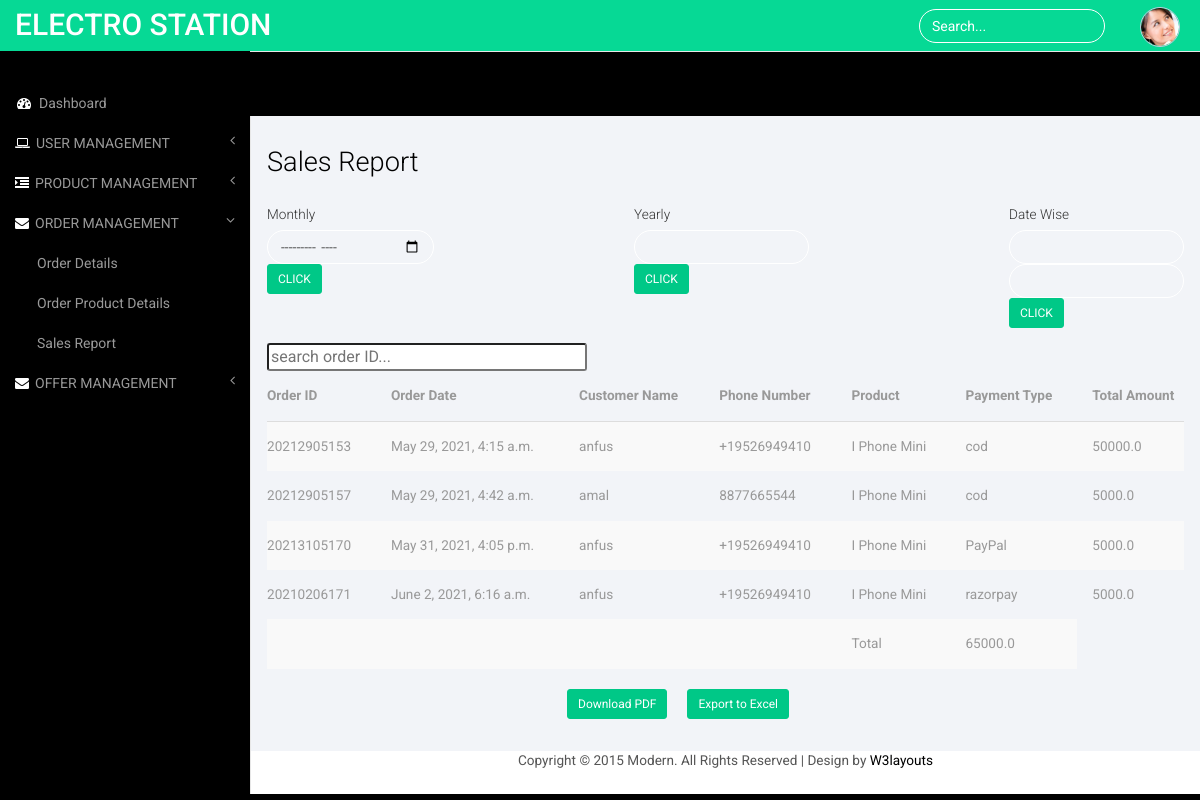
/orders/salesreport, run on the app's committed database.
### orders/models.py (models this page shows, shortened)
class OrderProduct(models.Model):
    order=models.ForeignKey(Order,on_delete=models.CASCADE)
    payment=models.ForeignKey(Payment,on_delete=models.SET_NULL,blank=True,null=True)
    user=models.ForeignKey(UserData,on_delete=models.CASCADE)
    product=models.ForeignKey(Product,on_delete=models.CASCADE)
    variations = models.ManyToManyField(Variation, blank=True)
    quantity=models.IntegerField()
    product_price=models.FloatField()
    ordered = models.BooleanField(default=False)
    created_at=models.DateTimeField(auto_now_add=True)
    updated_at=models.DateTimeField(auto_now_add=True)
    user_cancel=models.CharField(default=False,max_length=20,null=True)
    status=models.CharField(default='Pending',null=True,max_length=20)

class Order(models.Model):
    STATUS=(
        ('New','New'),
        ('Accepted','Accepted'),
        ('Completed','Completed'),
        ('Cancelled','Cancelled'),
    )
    user= models.ForeignKey(UserData,on_delete=models.SET_NULL,null=True)
    payment=models.ForeignKey(Payment,on_delete=models.SET_NULL,blank=True,null=True)
    order_number=models.CharField(max_length=20)
    first_name=models.CharField(max_length=50)
    last_name=models.CharField(max_length=50)
    phone =models.CharField(max_length=15)
    email=models.EmailField(max_length=50)
    address_line_1=models.CharField(max_length=50)
    address_line_2=models.CharField(max_length=50,blank=True)
    country=models.CharField(max_length=50)
    state=models.CharField(max_length=50)
    city=models.CharField(max_length=50)
    order_note=models.CharField(max_length=100,blank=True)
    order_totel=models.FloatField()
    tax=models.FloatField()
    status=models.CharField(max_length=10,choices=STATUS,default='New')
    ip=models.CharField(blank=True,max_length=20)
    is_ordered=models.BooleanField(default=False)
    created_at=models.DateTimeField(auto_now_add=True)
    updated_at=models.DateTimeField(auto_now_add=True)

class Payment(models.Model):
    user=models.ForeignKey(UserData,on_delete=models.CASCADE)
    payment_id = models.CharField(max_length=100)
    payment_method=models.CharField(max_length=100)
    status=models.CharField(max_length=100)
    created_at=models.DateTimeField(auto_now_add=True)
    amount_paid = models.IntegerField(null=True)

### ecomapp/models.py (models this page shows, shortened)
class UserData(AbstractUser):
    email = models.EmailField(unique=True)
    phone = models.CharField(max_length=20)

class Product(models.Model):
    name=models.CharField(max_length=100,null=True)
    slug=models.SlugField(unique=True)
    category = models.ForeignKey(Category, on_delete=models.CASCADE)
    price=models.FloatField()
    description = models.TextField()
    stock = models.IntegerField()
    image1=models.ImageField(upload_to="products")
    image2=models.ImageField(upload_to="products",default='')
    image3=models.ImageField(upload_to="products",default='')
    image4=models.ImageField(upload_to="products",default='')
    offer_price=models.FloatField(null=True)
    offer_percentage= models.FloatField(null=True)
    def __str__(self):
        return self.name

### orders/views.py (the view, shortened to what this page needs)
# urls.py: path('salesreport',views.monthly_sales,name='salesreport'),
def monthly_sales(request):
    totalorder=OrderProduct.objects.filter(status='Delivered')
    total=0
    for delive in totalorder:
            total+=delive.product_price
    context={
            'ordered':totalorder,
             'total':total
        }
    return render(request,'salesreport.html',context)

### ecomapp/context_processors.py (called while the page is built)
def menu_link(request):
    links = Category.objects.all()
    return dict(links=links)

def counter(request):
    cart_count=0
    if 'admin' in request.path:
        return{}
    else:
        try:
            cart= Cart.objects.filter(cart_id=_cart_id(request))
            if request.user.is_authenticated:
                cart_items=CartItem.objects.all().filter(user=request.user)
            else:
                cart_items= CartItem.objects.all().filter(cart=cart[:1])
            for cart_item in cart_items:
                cart_count += cart_item.quantity
        except Cart.DoesNotExist:
            cart_count =0
    return dict(cart_count=cart_count)

### ecomapp/views.py (called while the page is built)
def _cart_id(request):
    cart= request.session.session_key
    if not cart:
        cart=request.session.create()
    return cart

### templates/salesreport.html (shortened to what this page needs)
{% load static %}
{% load crispy_forms_tags %}
<!DOCTYPE HTML>
<html>
<head>
<link href="{% static 'css/bootstrap.min.css' %}" rel='stylesheet' type='text/css' />
<link href="{% static 'css/style.css' %}" rel='stylesheet' type='text/css' />
<link href="{% static 'css/font-awesome.css' %}" rel="stylesheet">
<link href="https://cdnjs.cloudflare.com/ajax/libs/bootstrap-datepicker/1.5.0/css/bootstrap-datepicker.css" rel="stylesheet">
</head>
<body>
<div id="wrapper">
        <nav class="top1 navbar navbar-default navbar-static-top" role="navigation" style="margin-bottom: 0">
            <div class="navbar-header">
                <a class="navbar-brand" href="index.html">ELECTRO STATION</a>
            </div>
            <ul class="nav navbar-nav navbar-right">
                <li class="dropdown">
                    <a href="#" class="dropdown-toggle avatar" data-toggle="dropdown"><img src="{% static 'images/1.png' %}" alt=""/></a>
                  </li>
            </ul>
      <form class="navbar-form navbar-right">
        <input type="text" class="form-control" value="Search..." onfocus="this.value = '';" onblur="if (this.value == '') {this.value = 'Search...';}">
      </form>
      <div class="navbar-default sidebar" role="navigation">
          <div class="sidebar-nav navbar-collapse">
              <ul class="nav" id="side-menu">
                  <li>
                      <a href="{% url 'admin_panel' %}"><i class="fa fa-dashboard fa-fw nav_icon"></i>Dashboard</a>
                  </li>
                  <li>
                      <a href="#"><i class="fa fa-laptop nav_icon"></i>USER MANAGEMENT<span class="fa arrow"></span></a>
                  </li>
                  <li>
                    <a href="#"><i class="fa fa-indent nav_icon"></i>PRODUCT MANAGEMENT<span class="fa arrow"></span></a>
                </li>
                  <li>
                      <a href="#"><i class="fa fa-envelope nav_icon"></i>ORDER MANAGEMENT<span class="fa arrow"></span></a>
                      <ul class="nav nav-second-level">
                        <li>
                            <a href="{% url 'orderdetails' %}">Order Details</a>
                        </li>
                        <li>
                          <a href="{% url 'orderproductdetails' %}">Order Product Details</a>
                        </li>
                        <li>
                            <a href="{% url 'salesreport' %}">Sales Report</a>
                        </li>
                      </ul>
                  </li>
                  <li>
                    <a href="#"><i class="fa fa-envelope nav_icon"></i>OFFER MANAGEMENT<span class="fa arrow"></span></a>
                </li>
              </ul>
          </div>
      </div>
  </nav>
  <div id="page-wrapper">
    <div class="col-md-12 graphs">
   <div class="xs">
   <h3>Sales Report</h3>
    <div style="display: flex;">
        <form action="{% url 'salesreport' %}" method="POST" >{% csrf_token%}
            <div class="form-group">
              <label for="example-month-input" class="">Monthly</label>
              <div class="">
                <input class="form-control" type="month" name="month" value="(this.month='date')" id="example-month-input">
                <button type="submit" class="btn btn-sm btn-primary">CLICK</button>
              </div>
            </div>
      </form>
            <form action="{% url 'yearlyreport' %}" method="GET" >
                <div class="form-group" style="margin-left: 200px;">
                    <label for="" class="">Yearly</label>
                    <div class="">
                        <input type="text" id="datepicker" name="year"  class="form-control">
                      <button type="submit" class="btn btn-sm btn-primary">CLICK</button>
                    </div>
                  </div>
            </form>
            <form action="{% url 'datewise' %}" method="GET" >
              <div class="form-group" style="margin-left: 200px;">
                <label for="example-date-input" class="">Date Wise</label>
                  <div class="">
                 <input class="form-control" name="start" id="date-start" type="text" value="" autocomplete="off" >
                 <input class="form-control" name="end" id="date-end" type="text" value="" autocomplete="off" >
                 </div>
                  <button type="submit" class="btn btn-sm btn-primary">CLICK</button>
                </div>
                  </div>
                    <div class="container-xl">
                        <div class="table-responsive">
                            {% if ordered %}
                          <input type="text" id="searchbox" style="width: 20rem; border-radius: 3px;" placeholder="search order ID..."
                          class="my-2 ml-2" onkeyup="searchrecords()">
                          <div class="row">
                                <table class="table table-striped table-hover" id="table1">
                                    <thead>
                                        <tr>
                                            <th>Order ID</th>
                                            <th>Order Date</th>
                                            <th>Customer Name</th>
                                            <th>Phone Number</th>
                                            <th>Product</th>
                                            <th>Payment Type</th>
                                            <th>Total Amount</th>
                                        </tr>
                                    </thead>
                                    <tbody>
                                        {% for order in ordered %}
                                        <tr>
                                            <td>{{order.order.order_number}}</td>
                                            <td>{{order.created_at}}</td>
                                            <td>{{order.user}}</td>
                                            <td>{{order.user.phone}}</td>
                                            <td>{{order.product}}</td>
                                            <td>{{order.payment.payment_method}}</td>
                                            <td>{{order.product_price}}</td>
                                       </tr>
                                        {% endfor %}
                                        <tr>
                                            <td></td>
                                            <td></td>
                                            <td></td>
                                            <td></td>
                                            <td>Total</td>
                                            <td>{{total}}</td>
                                        </tr>
                                    </tbody>
                                </table>
                            <div class="col-sm-7" style="display: flex;">
                              <button class="btn btn-sm btn-primary" style="margin-left: 300px;margin-right:20px" id="pdfdownload">Download PDF</button>
                              <button class="btn btn-sm btn-primary" id="downloadexcel">Export to Excel</button>
                          </div>
                      </div>
                            </div>
                            {% else %}
                            <h2 style="margin-left: 300px;">No Result Found.....</h2>
                            {% endif %}
                        </div>
                    </div>
            </div>
            <link rel="stylesheet" href="https://cdnjs.cloudflare.com/ajax/libs/jqueryui/1.12.1/themes/south-street/jquery-ui.min.css">
<div class="copy_layout">
  <p>Copyright © 2015 Modern. All Rights Reserved | Design by <a href="http://w3layouts.com/" target="_blank">W3layouts</a> </p>
</div>
</div>
  </div>
<link href="{% static 'css/custom.css' %}" rel="stylesheet">
</body>
</html>

### static/css/style.css (style rules this page uses)
h4, h5, h6, h1, h2, h3 { margin-top: 0; }
ul, ol { margin: 0; }
p { margin: 0; }
html, body { font-family: 'Roboto', sans-serif; font-size: 100%; background:#000; overflow-x: hidden; }
body a { transition:0.5s all; -webkit-transition:0.5s all; -moz-transition:0.5s all; -o-transition:0.5s all; -ms-transition:0.5s all; }
.navbar .navbar-nav li a { padding: 0 10px; line-height: 56px; position: relative; }
.navbar .navbar-nav li .dropdown-toggle.avatar img { height: 40px; -webkit-border-radius: 50em; -moz-border-radius: 50em; border-radius: 50em; border: 1px solid #c0cadd; margin-top: -4px; }
.navbar-default.sidebar { background-color: #000; font-family: 'Roboto', sans-serif; }
nav.top1.navbar.navbar-default.navbar-static-top { background-color:rgb(6, 217, 149); font-family: 'Roboto', sans-serif; }
.navbar-default .navbar-brand { color: #fff !important; font-size: 30px; font-weight: 500; }
.navbar-right { margin-right: 10px !important; }
.navbar-right li { display:inline-block; }
i.nav_icon { color: #fff; margin-right:6px; }
.sidebar ul li a { color: #999; font-size:14px; }
.form-control { background: none !important; border: 1px solid #fff !important; border-radius: 20px !important; box-shadow: none !important; }
.navbar-form.navbar-right input[type="text"] { color: #fff; }
form.navbar-form.navbar-right { margin:9px 0 0 0; }
ul.nav.navbar-nav.navbar-right { height: 51px; }
.sidebar-nav.navbar-collapse { margin: 2em 0 0 0; }
.copy p, .copy_layout p { font-size:0.85em; color:#555; }
.copy p a, .copy_layout p a { color:#000; }
.graphs { padding: 2em 1em; background: #f2f4f8; font-family: 'Roboto', sans-serif; }
.xs h3, .widget_head { color:#000; font-size:1.7em; font-weight:300; margin-bottom: 1em; }
.table > thead > tr > th, .table > tbody > tr > th, .table > tfoot > tr > th, .table > thead > tr > td, .table > tbody > tr > td, .table > tfoot > tr > td { border-top: none !important; }
.btn-primary { background-color: rgb(0, 200, 135) !important; border-color: rgb(0, 200, 135) !important; color: #fff; }
.radio label, .checkbox label, label { font-size: 0.85em; font-weight:300; vertical-align: middle; }
.table > thead > tr > th, .table > tbody > tr > th, .table > tfoot > tr > th, .table > thead > tr > td, .table > tbody > tr > td, .table > tfoot > tr > td { font-size: 0.85em; color: #999; }
.table td, .table>tbody>tr>td, .table>tbody>tr>th, .table>tfoot>tr>td, .table>tfoot>tr>th, .table>thead>tr>td, .table>thead>tr>th { padding:15px !important; }
.table > thead > tr > th { border-bottom: 1px solid #ddd !important; }
.copy_layout { padding:1.5em 0; background:#fff; text-align:center; margin: 4em 0 0em 0; }

### static/css/custom.css (style rules this page uses)
#wrapper { width: 100%; }
#page-wrapper { min-height: 568px; background-color: #fff; }
@media (min-width:768px) { #page-wrapper { position: inherit; margin: 0 0 0 250px; border-left: 1px solid #e7e7e7; } }
.sidebar .sidebar-nav.navbar-collapse { padding-right: 0; padding-left: 0; }
.sidebar .arrow { float: right; }
.sidebar .fa.arrow:before { content: "\f104"; }
.sidebar .active>a>.fa.arrow:before { content: "\f107"; }
.sidebar .nav-second-level li, .sidebar .nav-third-level li { border-bottom: 0!important; }
.sidebar .nav-second-level li a { padding-left: 37px; }
@media (min-width:768px) { .sidebar { z-index: 1; position: absolute; width: 250px; margin-top: 51px; } }

### data on the page
OrderProduct: order.order_number "20212905153", created_at "May 29, 2021, 4:15 a.m.", user "anfus", user.phone "+19526949410", product "I Phone Mini", payment.payment_method "cod", product_price "50000.0"
OrderProduct: order.order_number "20212905157", created_at "May 29, 2021, 4:42 a.m.", user "amal", user.phone "8877665544", product "I Phone Mini", payment.payment_method "cod", product_price "5000.0"
OrderProduct: order.order_number "20213105170", created_at "May 31, 2021, 4:05 p.m.", user "anfus", user.phone "+19526949410", product "I Phone Mini", payment.payment_method "PayPal", product_price "5000.0"
OrderProduct: order.order_number "20210206171", created_at "June 2, 2021, 6:16 a.m.", user "anfus", user.phone "+19526949410", product "I Phone Mini", payment.payment_method "razorpay", product_price "5000.0"

### other printed values
{{ total }} "65000.0"
